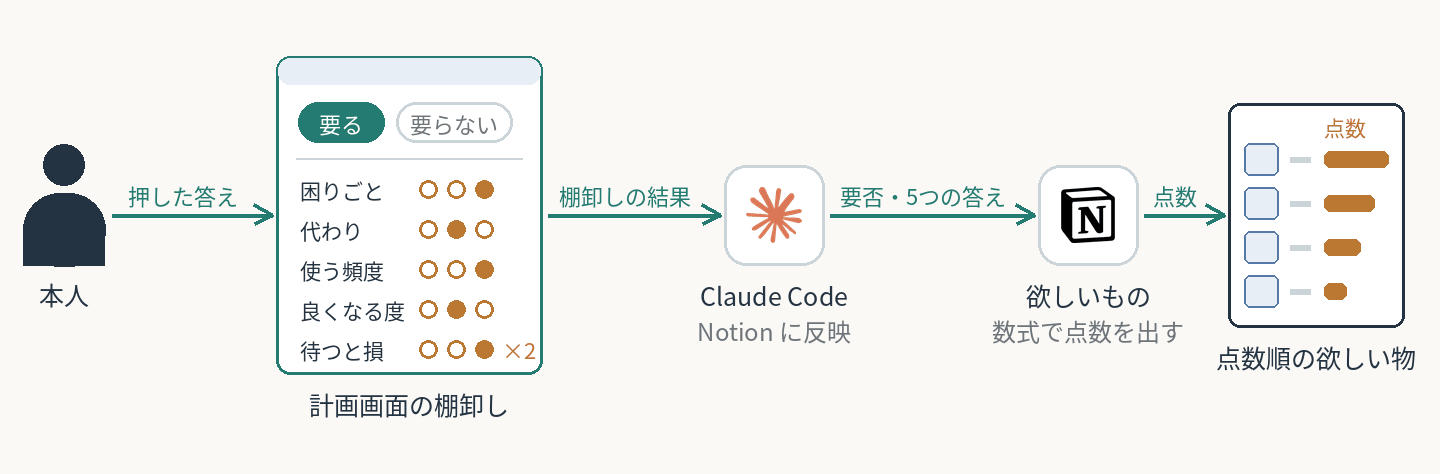

The script that saved this image:
"""このケースの score.png（棚卸しと点数で優先度を決める）を生成する。他の画像には触れない。

再生成：リポジトリの root で
    python3 cases/allowance-shopping-plan/score.py --font /absolute/path/日本語フォント
（Python 3 / Pillow。部品は scripts/figkit.py、ロゴは scripts/logos/）

買い物計画の最初の作業（2026-11-02 の本人の指摘で、点数をつける作業を切り出した）。左から 1 本の鎖：
本人 →（押した答え）→ 計画画面の棚卸しのタブ →（棚卸しの結果）→ Claude Code（Notion に反映）→（要否・5つの答え）→ Notion の欲しいもの
（数式で点数を出す）→（点数）→ 点数順の一覧。
棚卸しのタブには、上に「要る・要らない」、下に 5 つの質問（困りごと・代わり・使う頻度・良くなる度・待つと損）を描き、
点数の中身が絵で読めるようにする。待つと損は点数を 2 倍にする（このケースの README）。
Notion の右には短い矢印（点数）で点数の列で並んだ一覧をつなぎ、下に「点数順の欲しい物」と書く
（旧版は一覧が Notion の横に離れて置かれ、別物に見えた。2026-11-02 点検）。cover.png（値段とセールから買う月を決める）の
左上は同じ絵・同じ言葉なので、2 枚がつながって読める。
Claude Code の前後の線は、同じ言葉だと何が渡るかが読めないので分ける。画面から Claude へは「棚卸しの結果」、
Claude から Notion へはその中身の「要否・5つの答え」（2026-11-02 点検）。

事実の出どころはこのケースの README（「いる／いらない」と質問の答えを画面で押すと保存され、Claude がまとめて Notion に反映する。
点数は Notion の数式の列）。本人が Notion に直接答えを入れる流れもあるが、並んで走る矢印を増やさないため、
この図では画面から入る流れだけを描く。

描き方の決まりは AGENTS.md「見せ方と図」。生成後は欠字・はみ出し・重なり・ロゴの欠けを目視確認する。
"""
import argparse
import sys
from pathlib import Path

HERE = Path(__file__).resolve().parent
sys.dont_write_bytecode = True
sys.path.insert(0, str(HERE.parents[1] / 'scripts'))
import figkit as fk  # noqa: E402

ap = argparse.ArgumentParser()
ap.add_argument('--font', required=True)
fk.init(ap.parse_args().font)
fk.begin()
d = fk.d

LS = 22
Y = 400                       # 鎖の高さ
PX, PS = 64, .6               # 本人
SX0, SX1 = 276, 542           # 棚卸しのタブ（左右）。本人との間は 170px 以上（線のラベル「押した答え」を矢じりから離す）
CC = 774                      # Claude Code
NX = 1088                     # Notion
LX, LW = 1228, 176            # 点数順の一覧（左の辺・幅）
TILE = 100                    # 線のラベルの場所を空けるため、札は小さめ
H = TILE / 2
GAP = 4

QUESTIONS = ['困りごと', '代わり', '使う頻度', '良くなる度', '待つと損']


def line(x0, x1, label):
    """線（x0 → x1）のラベルの場所。文字の下端は矢じりの上端より下に来るので、横で矢じりを避ける：
    根元から 8px、矢じりの付け根（先端から 18px）からさらに 8px 空けた間の中央に置く。
    間が足りなければ止める（2026-11-02 点検で「押した答え」「点数」が矢じりに重なった）。"""
    w = fk.width(label, LS)
    lo, hi = x0 + 8, x1 - 26
    assert hi - lo >= w, f'{label}: 線が短い（{hi - lo:.0f} < {w:.0f}）'
    return ((lo + hi) / 2, Y - LS - 14)


def review_tab(x0, x1, cy):
    """計画画面の棚卸しのタブ：上に「要る・要らない」のボタン、下に 5 つの質問（選ぶ丸 3 つ）。下に名前。"""
    rows, rh = len(QUESTIONS), 40
    h = 30 + 72 + rows * rh + 16
    y0 = cy - h / 2
    fk.rr((x0, y0, x1, y0 + h), 'white', fk.TEAL, 3, 14)
    d.rounded_rectangle((x0 + 2, y0 + 2, x1 - 2, y0 + 28), radius=12, fill='#e7eef6')
    # 要る・要らない
    by = y0 + 46
    fk.rr((x0 + 22, by, x0 + 108, by + 40), fk.TEAL, fk.TEAL, 2, 20)
    fk.centered(x0 + 65, by + 5, '要る', 22, 'white')
    fk.rr((x0 + 120, by, x0 + 236, by + 40), 'white', fk.LINE, 3, 20)
    fk.centered(x0 + 178, by + 5, '要らない', 22, fk.GRAY)
    d.line((x0 + 20, y0 + 102, x1 - 20, y0 + 102), fill=fk.LINE, width=2)
    # 5 つの質問
    for k, q in enumerate(QUESTIONS):
        ry = y0 + 118 + k * rh
        fk.text(x0 + 24, ry, q, 21)
        for j in range(3):
            cx = x0 + 152 + j * 28
            fill = fk.AMBER if j == (2, 1, 2, 1, 2)[k] else 'white'
            d.ellipse((cx - 9, ry + 6, cx + 9, ry + 24), fill=fill, outline=fk.AMBER, width=3)
        if k == rows - 1:
            fk.text(x0 + 226, ry - 1, '×2', 22, fk.AMBER)
    fk.centered((x0 + x1) / 2, y0 + h + 12, '計画画面の棚卸し', 25)


def scored_list(x0, cy, w):
    """Notion の欲しいものの一覧（点数の列で並ぶ）：画像の四角・名前の行・点数の棒（長い順）。"""
    rows, rh = 4, 44
    h = 40 + rows * rh + 8
    y0 = cy - h / 2
    fk.rr((x0, y0, x0 + w, y0 + h), 'white', fk.INK, 3, 12)
    bx = x0 + w - 80              # 点数の棒の左端
    fk.text(bx, y0 + 8, '点数', 21, fk.AMBER)
    for k in range(rows):
        ry = y0 + 40 + k * rh
        fk.rr((x0 + 16, ry, x0 + 50, ry + 32), '#e7eef6', fk.BLUE, 2, 6)
        d.line((x0 + 62, ry + 16, bx - 14, ry + 16), fill=fk.LINE, width=6)
        d.rounded_rectangle((bx, ry + 8, bx + (64, 50, 36, 22)[k], ry + 24), radius=6, fill=fk.AMBER)
    fk.centered(x0 + w / 2, y0 + h + 12, '点数順の欲しい物', 25)


# 本人 → 棚卸しのタブ
fk.person(PX, Y - 20, PS)
fk.centered(PX, Y - 20 + 118 * PS + 10, '本人', 25)
fk.flow([(PX + 68 * PS + 8, Y), (SX0 - GAP, Y)], '押した答え', at=line(PX + 68 * PS + 8, SX0 - GAP, '押した答え'), size=LS)
review_tab(SX0, SX1, Y)

# 棚卸しのタブ → Claude Code（Notion に反映）
fk.flow([(SX1 + 6, Y), (CC - H - GAP, Y)], '棚卸しの結果', at=line(SX1 + 6, CC - H - GAP, '棚卸しの結果'), size=LS)
fk.service('claude', CC, Y, 'Claude Code', tile=TILE)
fk.verb(CC, Y + H + 12 + 36, 'Notion に反映')

# Claude Code → Notion（数式で点数を出す）→ 点数順の一覧
fk.flow([(CC + H + 6, Y), (NX - H - GAP, Y)], '要否・5つの答え', at=line(CC + H + 6, NX - H - GAP, '要否・5つの答え'), size=LS)
fk.service('notion', NX, Y, '欲しいもの', tile=TILE)
fk.verb(NX, Y + H + 12 + 36, '数式で点数を出す')
fk.flow([(NX + H + 6, Y), (LX - GAP, Y)], '点数', at=line(NX + H + 6, LX - GAP, '点数'), size=LS)
scored_list(LX, Y, LW)

fk.save(HERE / 'score.png')
